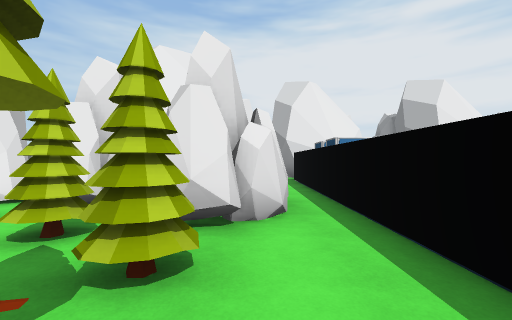
[1] (above)

12 first-person views from a walk through a Unity game level. The camera is 1.5 m above the floor, looks level and sees 90° across. The floor is counted in squares, 2 m on a side. Each view is taken from the middle of a square. On the plan, view 1 faces up. The plan holds only what a view shows up to about 9 squares ahead; the rest is blank. The place goes on beyond the plan. The player character is not drawn. Some surface patterns are stand-ins.

[2]
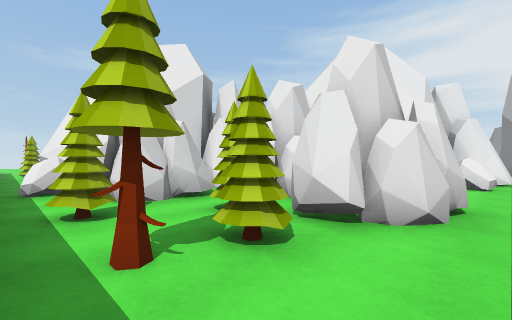

[3]
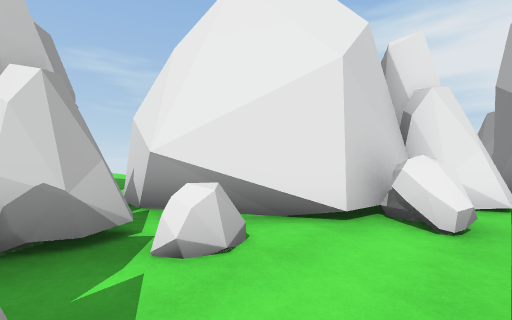

[4]
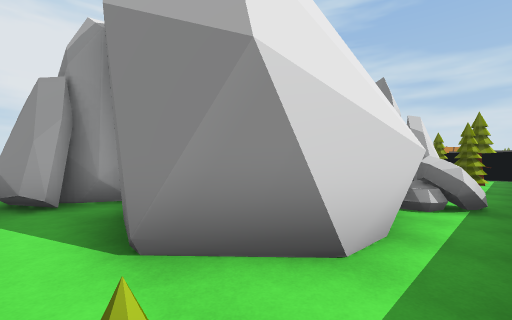

[5]
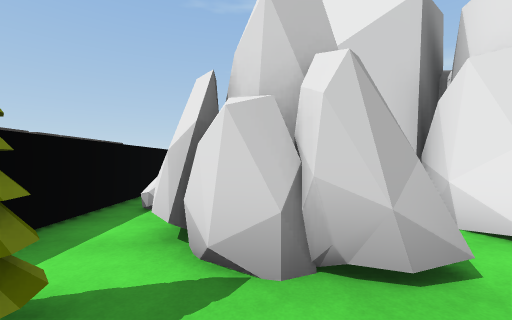

[6]
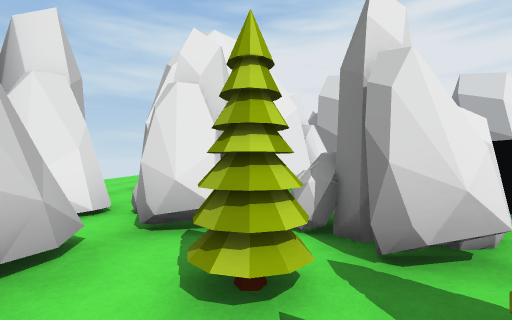

[7]
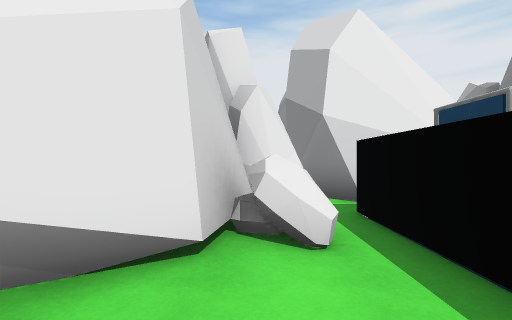

[8]
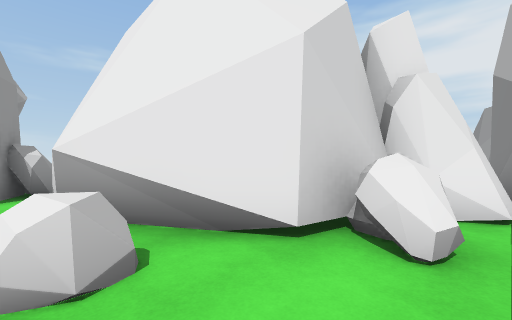

[9]
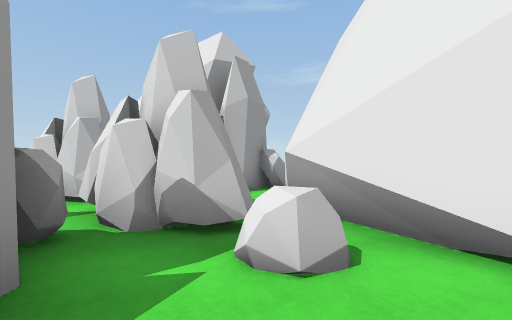

[10]
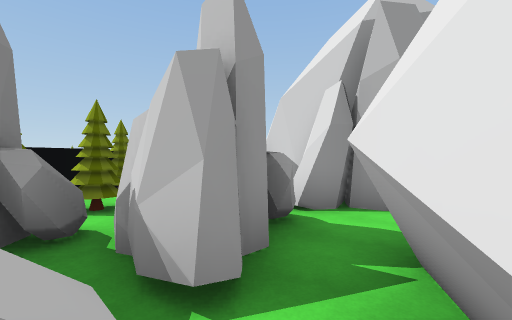

[11]
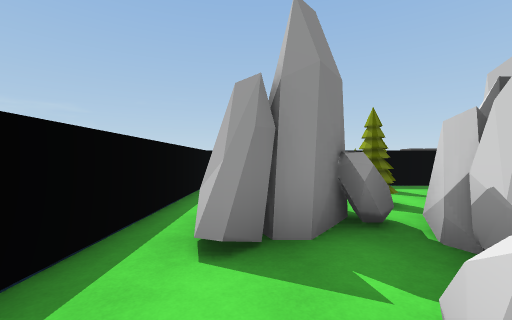

[12]
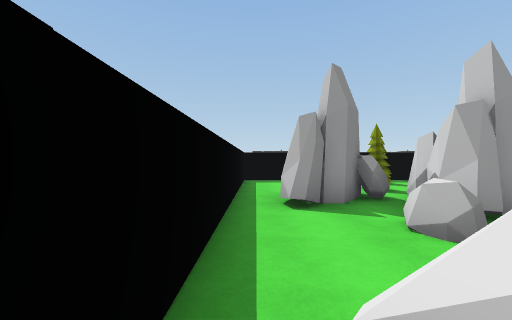

### Floor plan
Points are (right, up) in squares from view 1. A wall is a line through its corners. A room is listed if a view was taken in it or the views show most of it. See-through windows are left out.
Room 1 (views 1, 2, 3, 5, 6, 7, 8, 9, 10, 11, 12)
walls: (1.4, 5.5) (1.4, 8.4); (0.9, 10.2) (0.4, 9.9); (-0.4, 7.8) (-2.9, 6.4); (0.5, 9.9) (-0.2, 9.9) (-0.2, 9.3); (-0.5, 8.1) (-2.3, 6.3); (-0.2, 9.7) (-0.6, 7.9); (-1.9, 6.7) (-2.5, 6.4) (-4.3, 6.7); (-2.3, 6.5) (-3.9, 6.5); (-4.5, -0.3) (-1.6, -0.3); (-4.8, 4.2) (-5.6, 4.2); (-4.8, 5.1) (-4.4, 4.9) (-4.5, 4.4) (-4.9, 4.2); (-5, 5.7) (-4.9, 5.1); (-5.4, 3.9) (-5.5, 3.4); (-7, 1.2) (-7.4, 0.8)
low walls: (0.9, 10.1) (0.5, 9.9); (-0.6, 7.9) (-1.3, 7.5); (-1.4, 7.4) (-2.2, 7); (-2.3, 6.9) (-3.1, 6.5); (-4.2, 4.4) (-4.8, 4.2)
ways out: opening at (-7, 0) to room 2
objects: other object (-7, -1); other object (-6, -1); rock (-6, 1); other object (-5, -1); rock (-5, 1) to (-4, 3); rock (-4, 4) to (-2, 6); tree (-3, 1); tree (-2, 3); rock (-2, 3) to (0, 5); tree (-1, 1); tree (-1, 2); rock (-1, 6); rock (0, 8) to (0, 9); other object (2, 7) to (3, 7); other object (2, 8) to (3, 9)
Room 2 (view 4)
walls: (-8.5, -0.3) (-7.4, -0.3); (-10, 1.7) (-10.3, 2.2); (-7.5, 0.7) (-9.3, 1) (-10.3, 2.1); (-7.4, 0.8) (-9.1, 0.8)
ways out: opening at (-7, 0) to room 1; opening at (-11, 2)
objects: other object (-10, 1)

Positions as (right, up) in squares from view 1, and headings:
1: (0, 0), facing up
2: (1, 0), facing up-left
3: (1, 5), facing up-left
4: (-11, 0), facing up-right
5: (-2, 2), facing left
6: (-2, 1), facing up
7: (0, 6), facing up
8: (1, 6), facing up-left
9: (1, 6), facing left
10: (-1, 7), facing down-left
11: (0, 7), facing down
12: (1, 9), facing down
